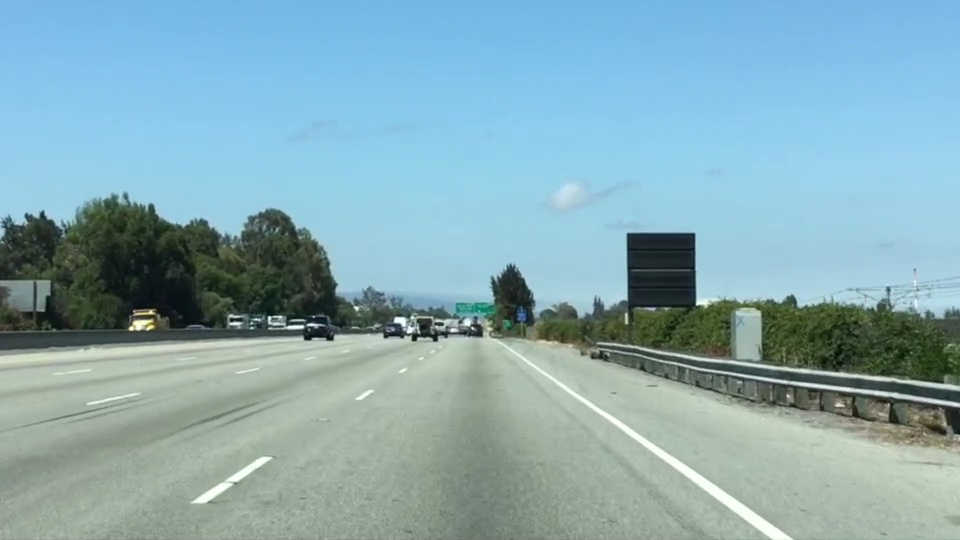
#> input picture Computer Vision Fundamentals/Color and Region Masking/test.jpg, 960 x 540 px
$ python Color.py
#> lines starting #> are read from the running program, lines starting #| are printed output that depends on the picture; after the words box and inside, x2 and y2 are one past the last pixel; in counts of white or black regions, pixels touching at a corner belong together
import matplotlib.pyplot as plt
import matplotlib.image as mpimg
import numpy as np

img=mpimg.imread('test.jpg')
#> img is the input picture: shape (540, 960, 3); mean R, G, B 135.5, 171.1, 179.2
print('This image is: ', type(img),
         'with dimensions:', img.shape)
#| This image is:  <class 'numpy.ndarray'> with dimensions: (540, 960, 3)

xsize=img.shape[0]
#> xsize = 540
ysize=img.shape[1]
#> ysize = 960
color_select=np.copy(img)
line_image =np.copy(img)

red_threshold = 220
green_threshold = 220
blue_threshold = 220
rgb_threshold = [red_threshold, green_threshold, blue_threshold]

thresholds = (img[:,:,0] < rgb_threshold[0]) \
            | (img[:,:,1] < rgb_threshold[1]) \
            | (img[:,:,2] < rgb_threshold[2])
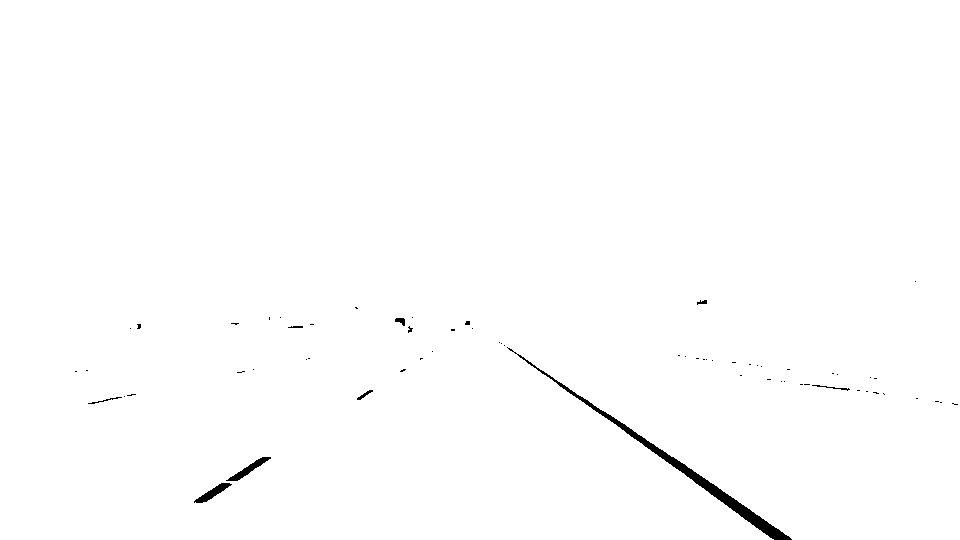
#> thresholds: shape (540, 960) bool; 99.4% white; 65 black regions (56 under 20 px), largest, box (x1, y1, x2, y2) and area: (507, 347, 792, 540) 2108, (226, 457, 271, 481) 276, (194, 483, 232, 503) 259
color_select[thresholds] = [0,0,0]
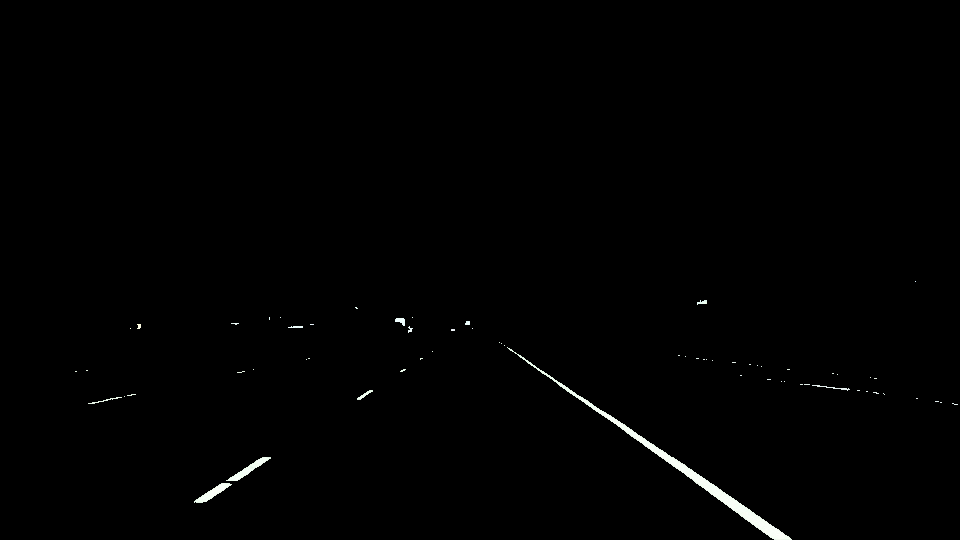
#> color_select: shape (540, 960, 3); mean R, G, B 1.4, 1.5, 1.4

# Display the image
plt.imshow(color_select)

plt.show()
